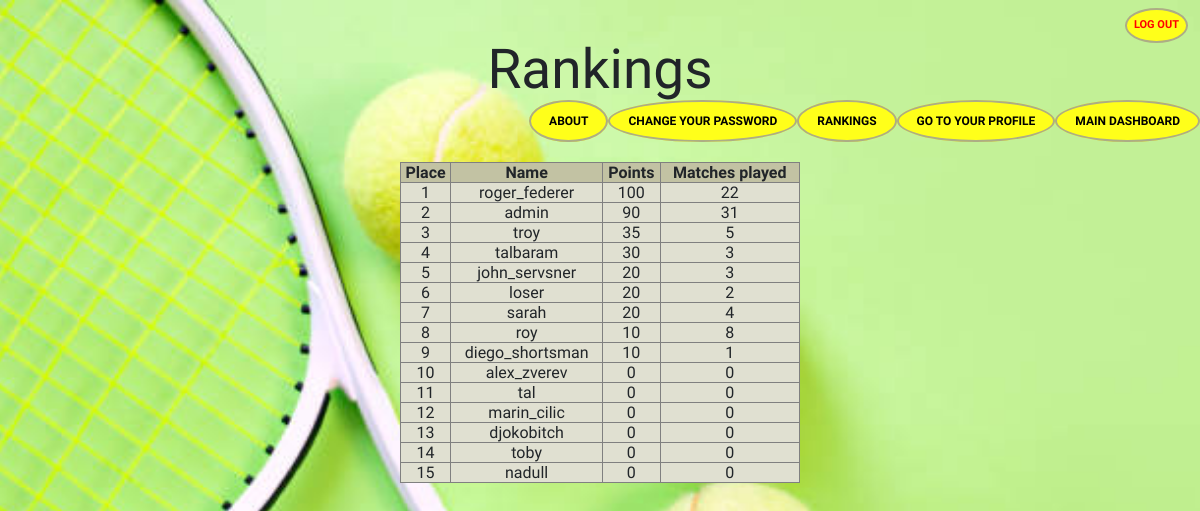
The page /rankings.php (signed in) on the database its author committed.
### tables this page shows
CREATE TABLE `user` (
  `id` int(6) NOT NULL,
  `name` varchar(50) NOT NULL,
  `email` varchar(50) NOT NULL,
  `password` varchar(100) NOT NULL,
  `admin` tinyint(1) NOT NULL,
  `level` int(10) NOT NULL,
  `won` int(11) NOT NULL,
  `loss` int(11) NOT NULL,
  `pic` varchar(30) NOT NULL,
  `fb` varchar(600) NOT NULL,
  `ranking` int(11) NOT NULL,
  `voted` tinyint(4) NOT NULL
);

### rankings.php (the view, shortened to what this page needs)
 <head>
  <link rel="stylesheet" href="https://maxcdn.bootstrapcdn.com/bootstrap/3.3.7/css/bootstrap.min.css" >
<link rel="stylesheet" href="https://maxcdn.bootstrapcdn.com/bootstrap/3.3.7/css/bootstrap-theme.min.css" >
<link rel="stylesheet" href="https://stackpath.bootstrapcdn.com/bootstrap/4.4.1/css/bootstrap.min.css">
<link rel="stylesheet" href="https://cdnjs.cloudflare.com/ajax/libs/font-awesome/4.7.0/css/font-awesome.min.css">
  </head>
<body>
	<h1>
      Rankings
	</h1>
<?php
    include('connect.php');
$sql = "SELECT
        ROW_NUMBER() OVER(ORDER BY ranking DESC) AS place,
        name,ranking,won,loss
        FROM user";
$result= mysqli_query($conn,$sql);
?>
<table>
	<tr><th>Place</th><th>Name</th><th>Points</th><th>Matches played</th></tr> <?php
while($row = $result->fetch_assoc()){
	$total=$row["won"]+$row["loss"];
    ?> <tr><td> <?php echo $row["place"]; ?> </td>
    	<td> <?php echo $row["name"]; ?> </td>
    	<td> <?php echo $row["ranking"]; ?> </td>
    	<td> <?php echo $total; ?> </td> </tr>
    <?php } ?>
    	</table>
</body>

### rankings.php (style rules this page uses)
table { margin:auto; margin-top:5%; border:1px solid grey; text-align: center; background-color: #e0e0d1; width:400px; }
th { border:1px solid grey; background-color: #c2c2a3; font-weight: bold; }
td { border:1px solid grey; }
body { background-image:url('images/back.jpg'); background-position: center center; background-repeat: no-repeat; background-attachment: fixed; background-size: cover; font-family: 'Dekko'; font-size: 30px; }
h1 { font-family: 'Kalam';font-size: 55px; text-align: center; margin-top:3%; }

### rows shown on the page
user: place "1", name "roger_federer", ranking "100", total "22"
user: place "2", name "admin", ranking "90", total "31"
user: place "3", name "troy", ranking "35", total "5"
user: place "4", name "talbaram", ranking "30", total "3"
user: place "5", name "john_servsner", ranking "20", total "3"
user: place "6", name "loser", ranking "20", won "2"
user: place "7", name "sarah", ranking "20", total "4"
user: place "8", name "roy", ranking "10", total "8"
user: place "9", name "diego_shortsman", ranking "10", won "1"
user: place "10", name "alex_zverev", ranking "0", won "0"
user: place "11", name "tal", ranking "0", won "0"
user: place "12", name "marin_cilic", ranking "0", won "0"
user: place "13", name "djokobitch", ranking "0", won "0"
user: place "14", name "toby", ranking "0", won "0"
user: place "15", name "nadull", ranking "0", won "0"
